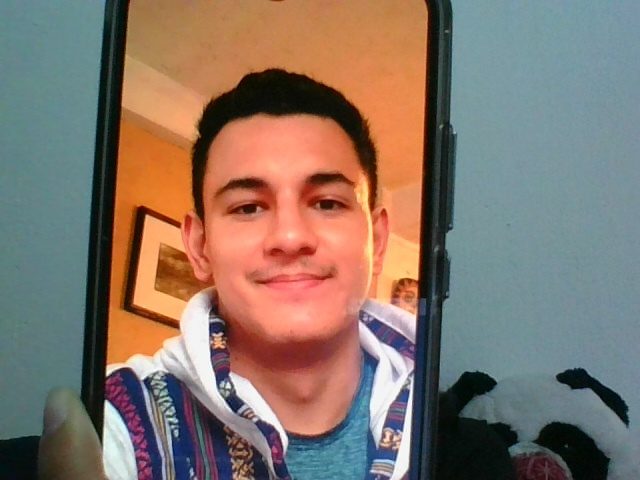
#> input picture usuarios/rostros/Marconi.jpg, 640 x 480 px, found by its file name; its folder holds only this picture in this run
$ python -i sin_libreria.py   (imports and definitions only)
#> lines starting #> are read from the running program, lines starting #| are printed output that depends on the picture
# metodos/sin_libreria.py

import cv2
import os
import numpy as np
from datetime import datetime
import csv
import time  # Para medir el rendimiento

# Cargar Haar Cascade para detectar rostros
face_cascade = cv2.CascadeClassifier(cv2.data.haarcascades + "haarcascade_frontalface_default.xml")

# [7 lines left out: function registrar_historial, not called in this run]

def calcular_histograma(rostro):
    """Devuelve un histograma normalizado del rostro en escala de grises"""
    rostro_gray = cv2.cvtColor(rostro, cv2.COLOR_BGR2GRAY)
    hist = cv2.calcHist([rostro_gray], [0], None, [256], [0, 256])
    hist = cv2.normalize(hist, hist).flatten()
    return hist

def cargar_histogramas():
    """Carga todos los rostros registrados y guarda sus histogramas"""
    base = "usuarios/rostros"
    histogramas = []
    nombres = []

    for archivo in os.listdir(base):
        if archivo.endswith(".jpg") or archivo.endswith(".png"):
            ruta = os.path.join(base, archivo)
            imagen = cv2.imread(ruta)
#> imagen is the input picture: shape (480, 640, 3); mean B, G, R 105.6, 116.4, 132.8
            rostros = face_cascade.detectMultiScale(cv2.cvtColor(imagen, cv2.COLOR_BGR2GRAY), scaleFactor=1.1, minNeighbors=5)
#> rostros = [[181, 115, 213, 213]]

            if len(rostros) > 0:
                x, y, w, h = rostros[0]
#> x = 181; y = 115; w = 213; h = 213
                rostro = imagen[y:y+h, x:x+w]
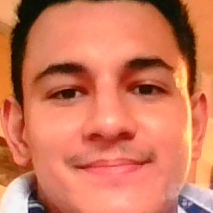
#> rostro: shape (213, 213, 3); mean B, G, R 90.7, 120.2, 208.7
                hist = calcular_histograma(rostro)
#> in calcular_histograma, `rostro_gray = cv2.cvtColor(rostro, cv2.COLOR_BGR2GRAY)`:
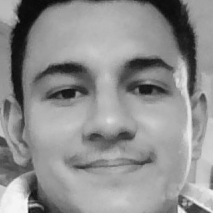
#> rostro_gray: shape (213, 213); min 8, max 247, mean 143.3
#> in calcular_histograma, `hist = cv2.calcHist([rostro_gray], [0], None, [256], [0, 256])`: hist = 256 values, max 756 at index 162, min 0 at index 0, mean 177.2
#> in calcular_histograma, `hist = cv2.normalize(hist, hist).flatten()`: hist = 256 values, max 0.179 at index 162, min 0 at index 0, mean 0.0419
                histogramas.append(hist)
                nombres.append(os.path.splitext(archivo)[0])
            else:
                print(f"[!] No se detectó rostro en {archivo}")

    return histogramas, nombres

# [97 lines left out: functions login_sin_libreria, guardar_resultados_rendimiento, not called in this run]

>>> result = cargar_histogramas()

$ run again, on usuarios/rostros/Michelle.jpg
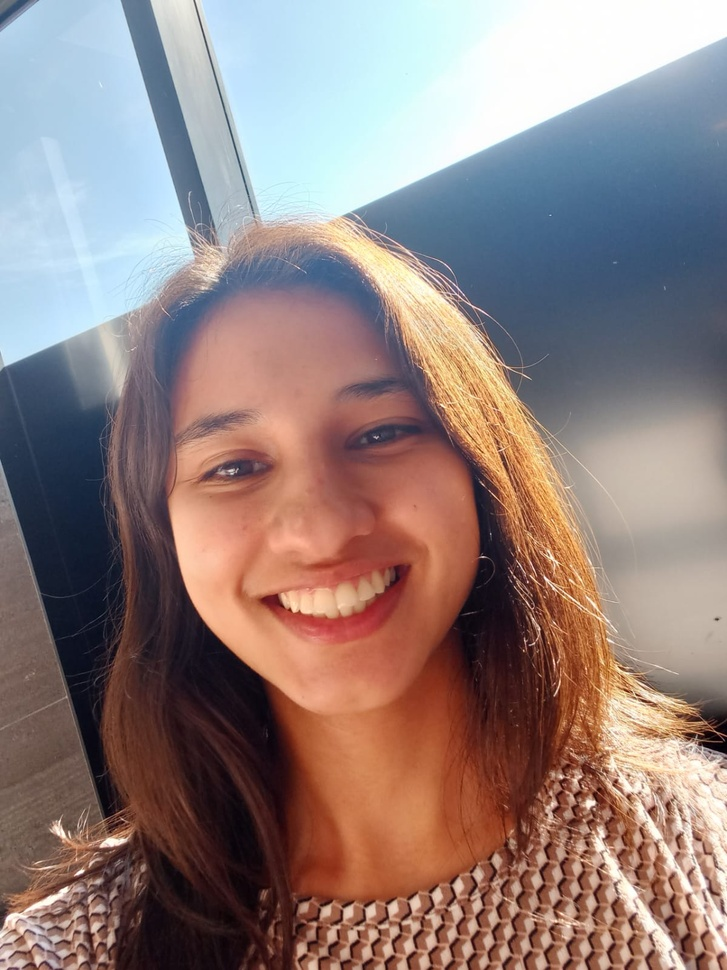
#> input picture usuarios/rostros/Michelle.jpg, 727 x 970 px, shrunk from 1199 x 1599 before the run, found by its file name
#> in cargar_histogramas, imagen is the input picture: shape (970, 727, 3); mean B, G, R 125.3, 128.1, 146
#> rostros = [[118, 316, 388, 388]]
#> x = 118; y = 316; w = 388
#> in cargar_histogramas, `rostro = imagen[y:y+h, x:x+w]`:
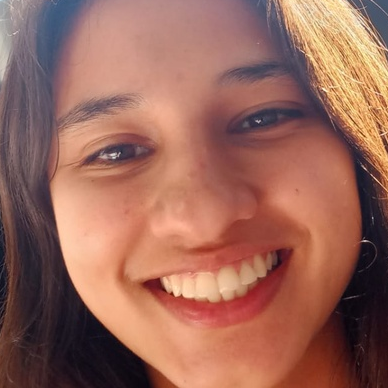
#> rostro: shape (388, 388, 3); mean B, G, R 90.4, 103.5, 154.1
#> in calcular_histograma, `rostro_gray = cv2.cvtColor(rostro, cv2.COLOR_BGR2GRAY)`:
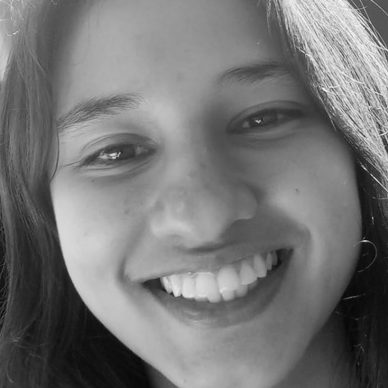
#> rostro_gray: shape (388, 388); min 5, max 247, mean 117.2
#> in calcular_histograma, `hist = cv2.calcHist([rostro_gray], [0], None, [256], [0, 256])`: hist = 256 values, max 1431 at index 151, min 0 at index 0, mean 588.1
#> in calcular_histograma, `hist = cv2.normalize(hist, hist).flatten()`: hist = 256 values, max 0.127 at index 151, min 0 at index 0, mean 0.0524

$ run again, on usuarios/rostros/Ruben.jpg
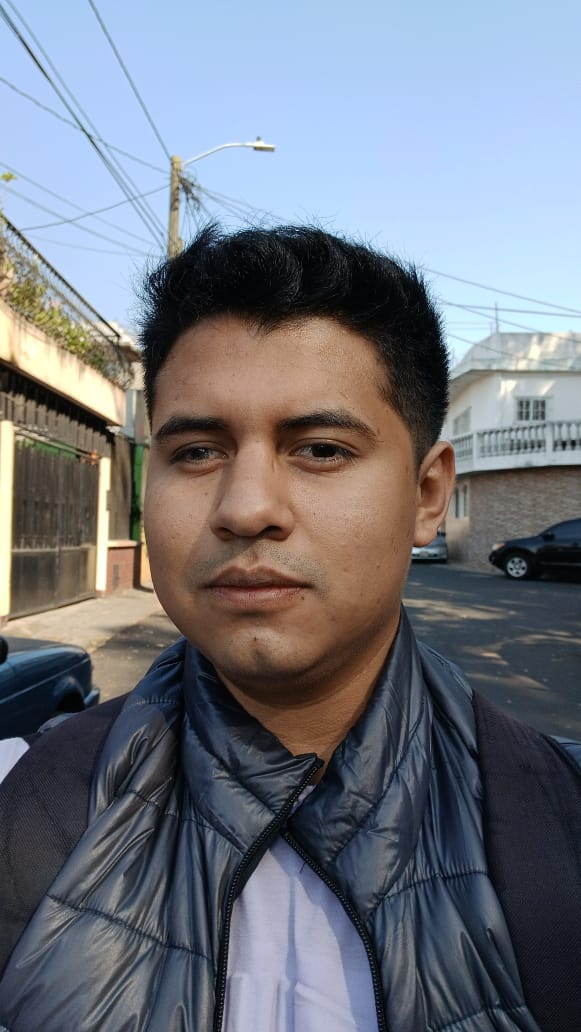
#> input picture usuarios/rostros/Ruben.jpg, 581 x 1032 px, found by its file name
#> in cargar_histogramas, imagen is the input picture: shape (1032, 581, 3); mean B, G, R 127.4, 117.8, 113.9
#> rostros = [[366, 813, 49, 49], [86, 312, 347, 347]]
#> x = 366; y = 813; w = 49
#> in cargar_histogramas, `rostro = imagen[y:y+h, x:x+w]`:
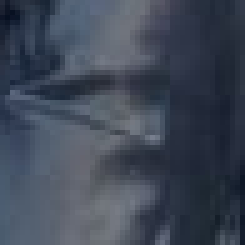
#> rostro: shape (49, 49, 3) (shown 5 times larger); mean B, G, R 86.5, 71.8, 63.4
#> in calcular_histograma, `rostro_gray = cv2.cvtColor(rostro, cv2.COLOR_BGR2GRAY)`:
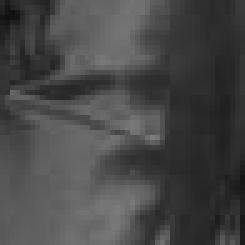
#> rostro_gray: shape (49, 49) (shown 5 times larger); min 15, max 126, mean 71
#> in calcular_histograma, `hist = cv2.calcHist([rostro_gray], [0], None, [256], [0, 256])`: hist = 256 values, max 67 at index 46, min 0 at index 0, mean 9.38
#> in calcular_histograma, `hist = cv2.normalize(hist, hist).flatten()`: hist = 256 values, max 0.233 at index 46, min 0 at index 0, mean 0.0326
